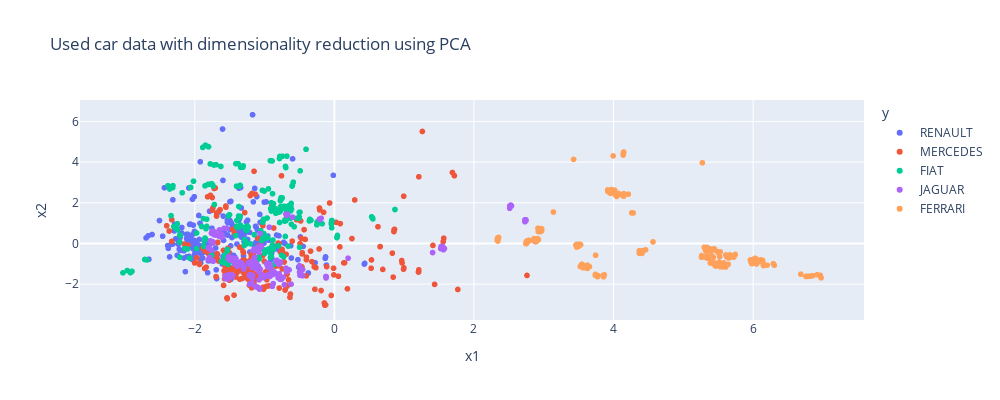

Notebook cell for this chart:
### Code cell
px.scatter(dfplot,x='x1',y='x2',color='y',height=400, width=1000,title='Used car data with dimensionality reduction using PCA')

### Figure 1 — Plotly figure (JSON) as saved in the notebook; plotly's stock layout.template omitted (floating-point values rounded to 4 significant figures; data arrays with more than 128 entries replaced by an {"elided": "..."} marker saying what was removed)
{"data": [{"hovertemplate": "y=RENAULT<br>x1=%{x}<br>x2=%{y}<extra></extra>", "legendgroup": "RENAULT", "marker": {"color": "#636efa", "symbol": "circle"}, "mode": "markers", "name": "RENAULT", "showlegend": true, "type": "scattergl", "x": {"elided": "250 float values"}, "xaxis": "x", "y": {"elided": "250 float values"}, "yaxis": "y"}, {"hovertemplate": "y=MERCEDES<br>x1=%{x}<br>x2=%{y}<extra></extra>", "legendgroup": "MERCEDES", "marker": {"color": "#EF553B", "symbol": "circle"}, "mode": "markers", "name": "MERCEDES", "showlegend": true, "type": "scattergl", "x": {"elided": "250 float values"}, "xaxis": "x", "y": {"elided": "250 float values"}, "yaxis": "y"}, {"hovertemplate": "y=FIAT<br>x1=%{x}<br>x2=%{y}<extra></extra>", "legendgroup": "FIAT", "marker": {"color": "#00cc96", "symbol": "circle"}, "mode": "markers", "name": "FIAT", "showlegend": true, "type": "scattergl", "x": {"elided": "250 float values"}, "xaxis": "x", "y": {"elided": "250 float values"}, "yaxis": "y"}, {"hovertemplate": "y=JAGUAR<br>x1=%{x}<br>x2=%{y}<extra></extra>", "legendgroup": "JAGUAR", "marker": {"color": "#ab63fa", "symbol": "circle"}, "mode": "markers", "name": "JAGUAR", "showlegend": true, "type": "scattergl", "x": {"elided": "250 float values"}, "xaxis": "x", "y": {"elided": "250 float values"}, "yaxis": "y"}, {"hovertemplate": "y=FERRARI<br>x1=%{x}<br>x2=%{y}<extra></extra>", "legendgroup": "FERRARI", "marker": {"color": "#FFA15A", "symbol": "circle"}, "mode": "markers", "name": "FERRARI", "showlegend": true, "type": "scattergl", "x": {"elided": "250 float values"}, "xaxis": "x", "y": {"elided": "250 float values"}, "yaxis": "y"}], "layout": {"height": 400, "legend": {"title": {"text": "y"}, "tracegroupgap": 0}, "title": {"text": "Used car data with dimensionality reduction using PCA"}, "width": 1000, "xaxis": {"anchor": "y", "autorange": true, "domain": [0, 1], "range": [-3.644, 7.589], "title": {"text": "x1"}, "type": "linear"}, "yaxis": {"anchor": "x", "autorange": true, "domain": [0, 1], "range": [-3.765, 7.055], "title": {"text": "x2"}, "type": "linear"}}}
